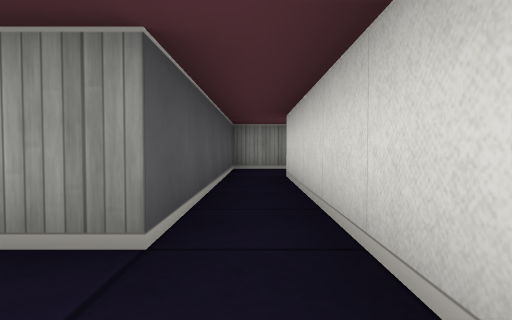
[1] (above)

14 first-person views from a walk through a cub3D ray-caster map. The camera is about half as high as the walls, tilts 2° down and sees 75° across. The floor is counted in squares. Each view is taken from the middle of a square. On the plan, view 1 faces up. The plan holds only what a view shows up to about 9 squares ahead; the rest is blank.

[2]
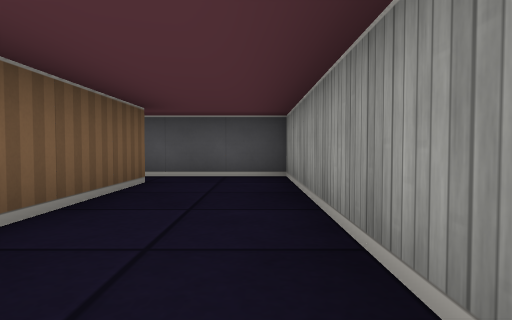

[3]
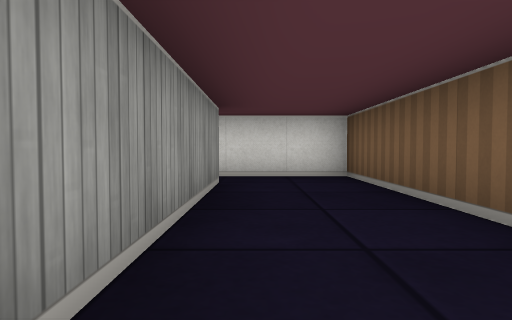

[4]
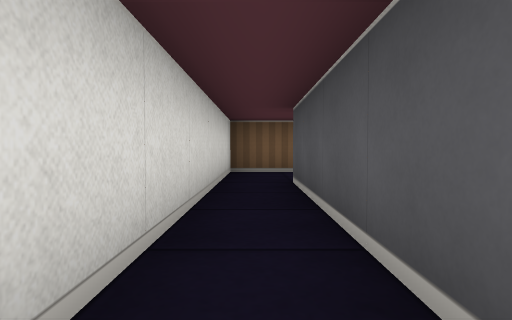

[5]
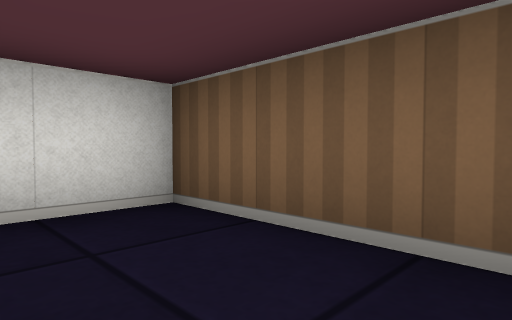

[6]
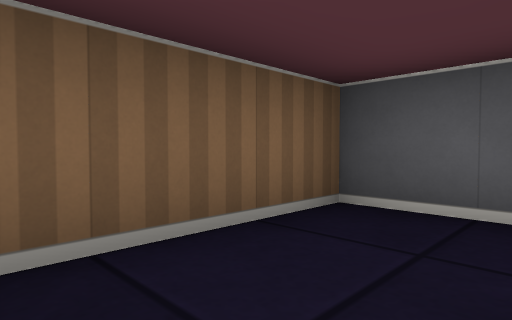

[7]
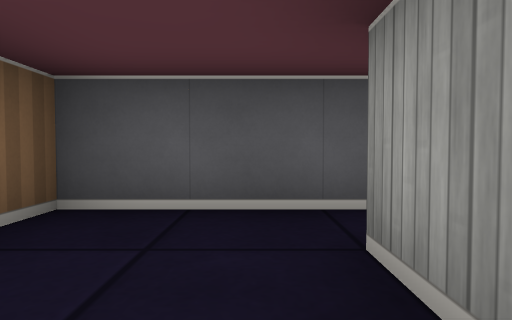

[8]
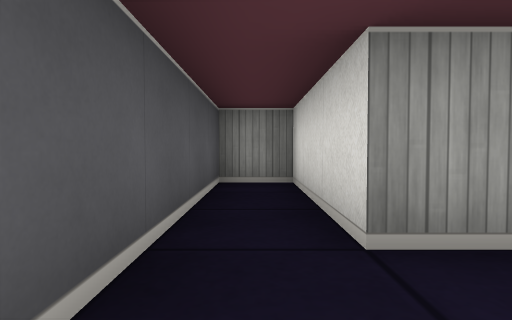

[9]
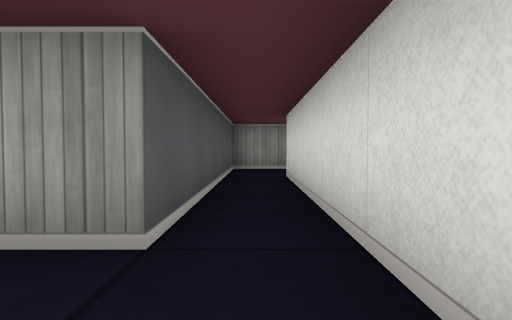

[10]
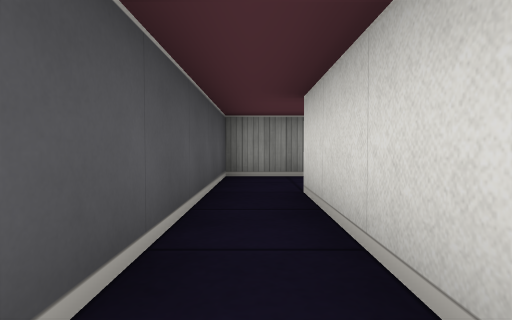

[11]
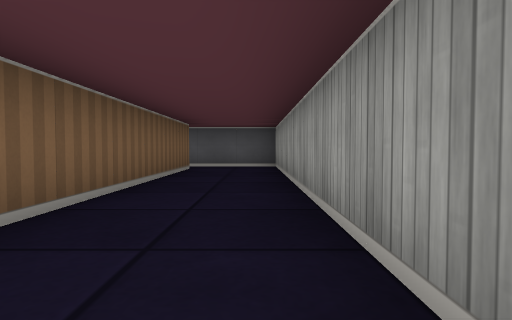

[12]
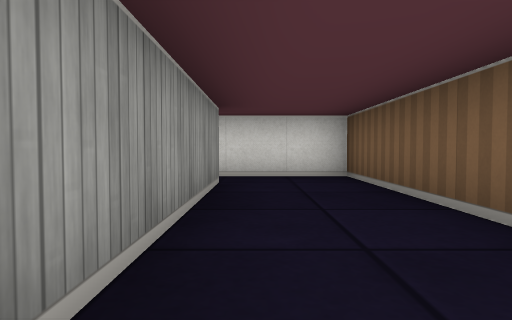

[13]
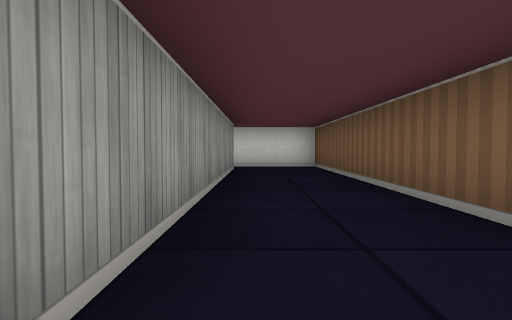

[14]
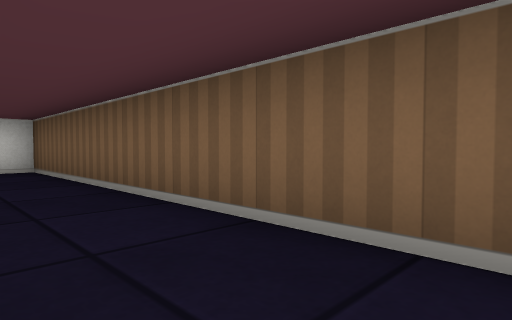

### Floor plan
Ten units are one square. View 1 is at (0, 0); x grows to the right and y downward. Boxes are objects, and circles mark ways between rooms. Rooms are numbered by the first view taken in them; rooms with no view inside come last. Other rooms are left out.
<svg viewBox="-30 -145 180 155">
<path fill="none" stroke="#000" d="M55 -75 -5 -75 -5 -15 -15 -15M-15 5 5 5 5 -55 65 -55 65 -75M-15 -15 -15 -45 -25 -45 -25 5 -15 5M135 -135 55 -135 55 -75M65 -75 65 -115 145 -115 145 -136"/>
<circle cx="-10" cy="-5" r="3" fill="#2a7"/>
<circle cx="60" cy="-80" r="3" fill="#2a7"/>
<text x="20" y="-60">1</text>
<text x="-20" y="-20">2</text>
<text x="90" y="-120">3</text>
</svg>
Room 1 opens to room 2. Room 1 opens to room 3.

Where each view was taken, in squares from view 1:
view 1: 0 up, 0 right, facing up
view 2: 7 up, 5 right, facing left
view 3: 7 up, 1 right, facing right
view 4: 6 up, 0 right, facing down
view 5: 1 up, 2 left, facing down-right
view 6: 1 up, 0 right, facing down-left
view 7: 1 up, 0 right, facing left
view 8: 0 up, 2 left, facing up
view 9: 6 up, 6 right, facing up
view 10: 8 up, 6 right, facing up
view 11: 13 up, 14 right, facing left
view 12: 13 up, 9 right, facing right
view 13: 13 up, 6 right, facing right
view 14: 13 up, 7 right, facing down-right
